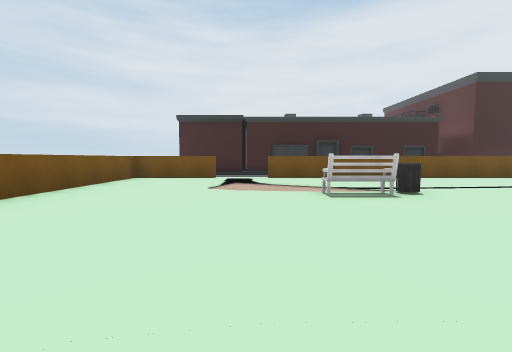
view 1 (above)

24 first-person views from a walk through a 3-D level made in the Unity game engine. The camera is 1.3 m above the floor, tilts 4° down and sees 90° across. The floor is counted in squares, 2 m on a side. Each view is taken from the middle of a square. On the plan, view 1 faces up. The plan holds only what a view shows up to about 9 squares ahead; the rest is blank. The place goes on beyond the plan.

view 2
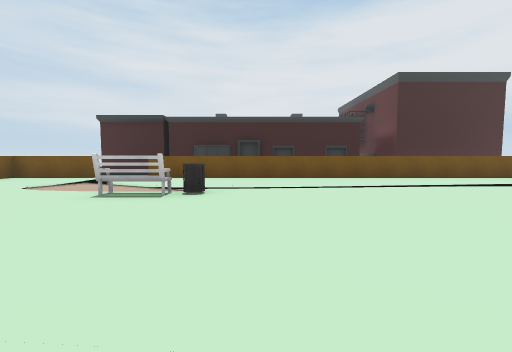

view 3
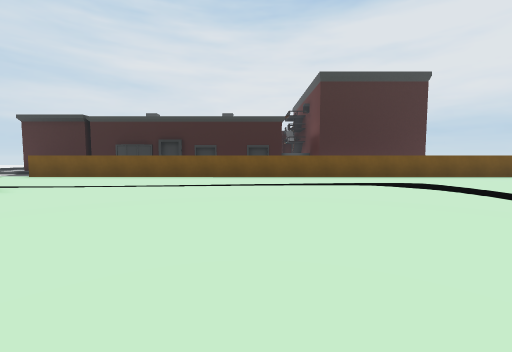

view 4
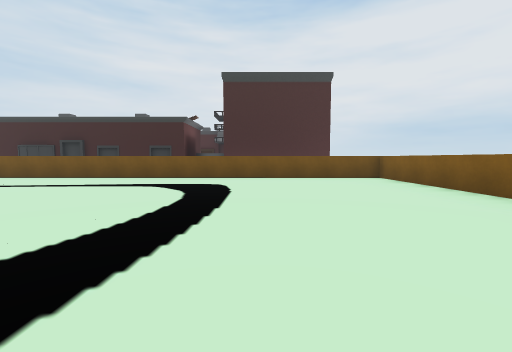

view 5
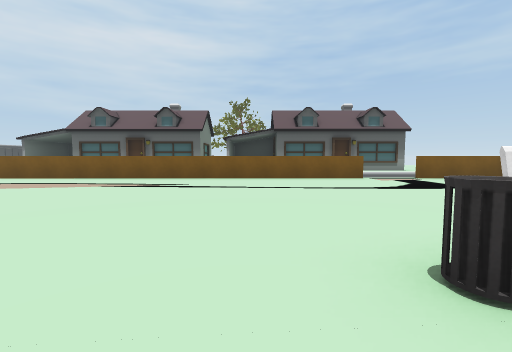

view 6
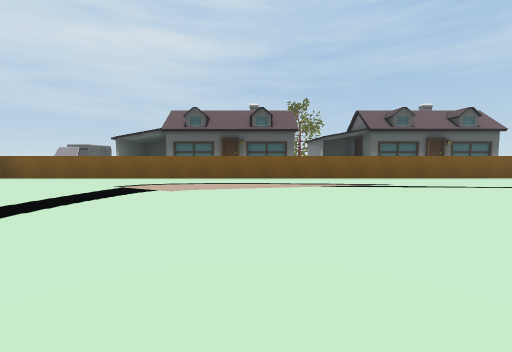

view 7
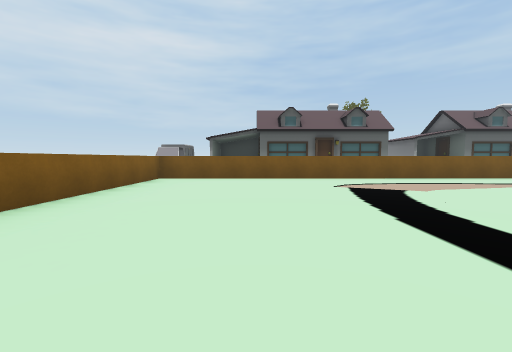

view 8
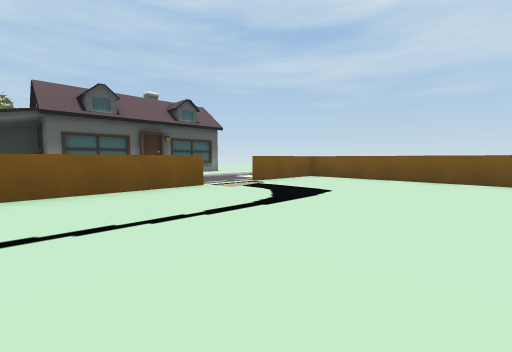

view 9
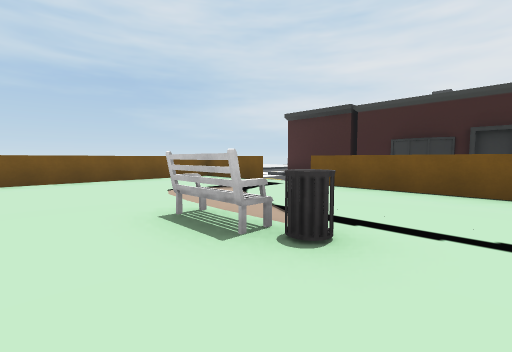

view 10
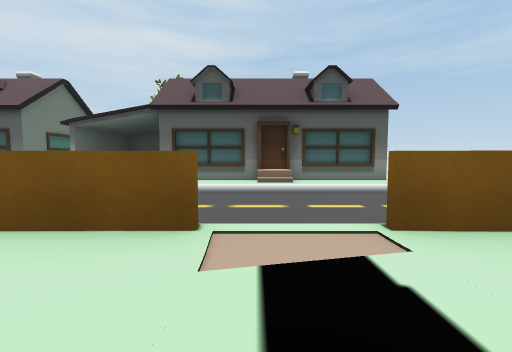

view 11
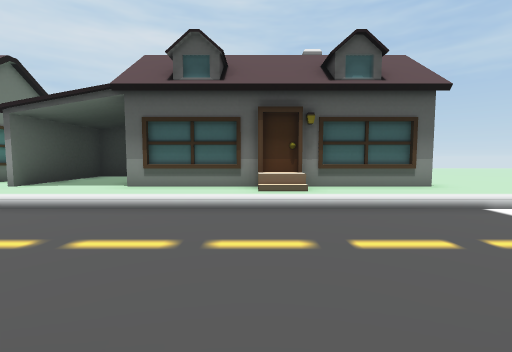

view 12
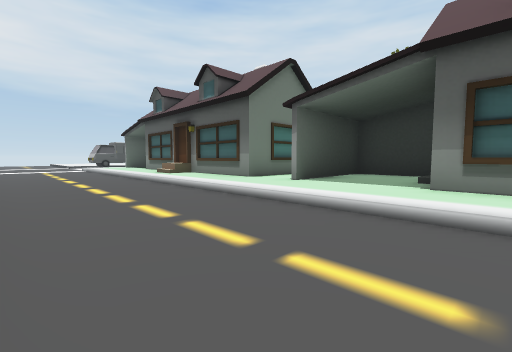

view 13
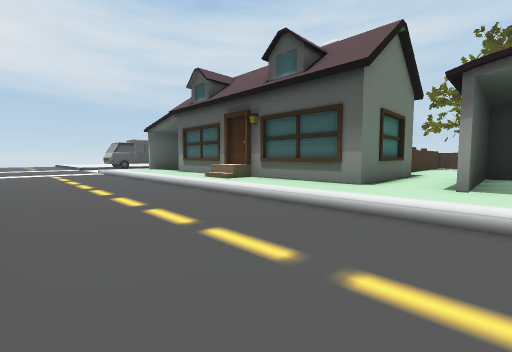

view 14
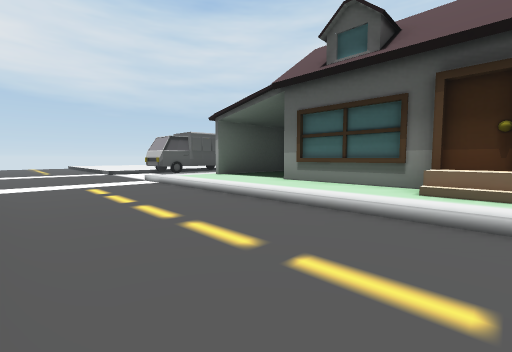

view 15
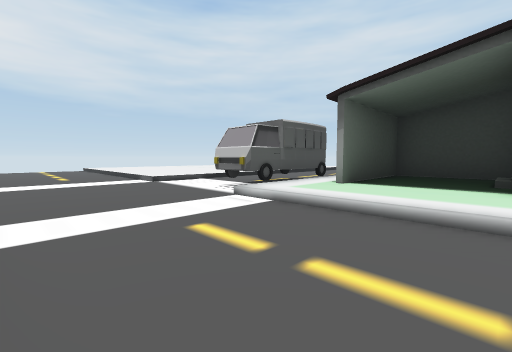

view 16
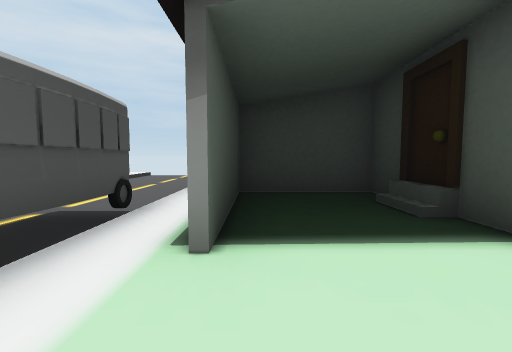

view 17
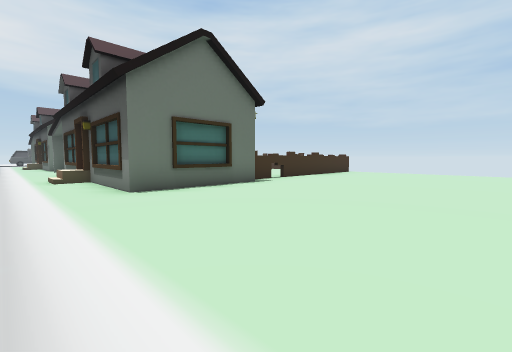

view 18
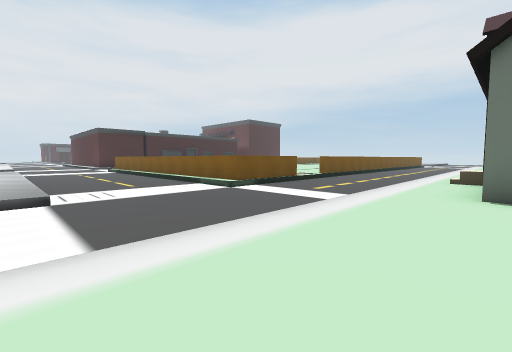

view 19
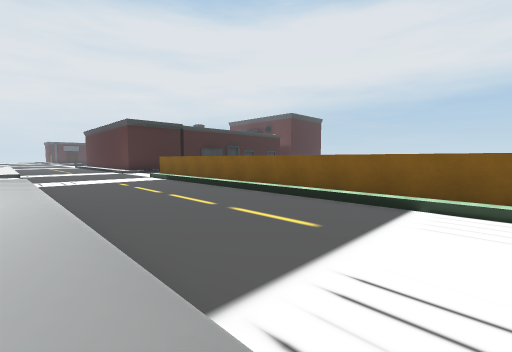

view 20
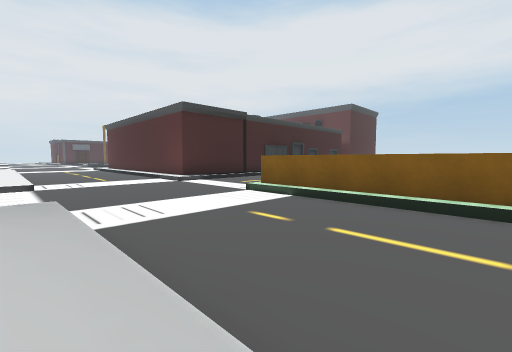

view 21
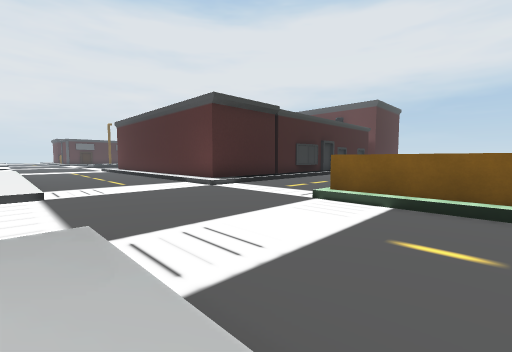

view 22
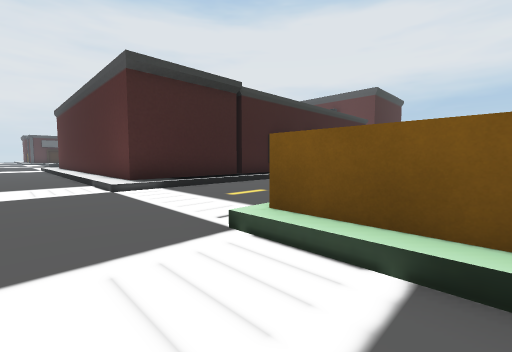

view 23
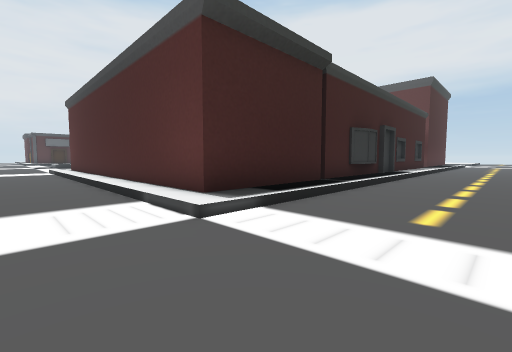

view 24
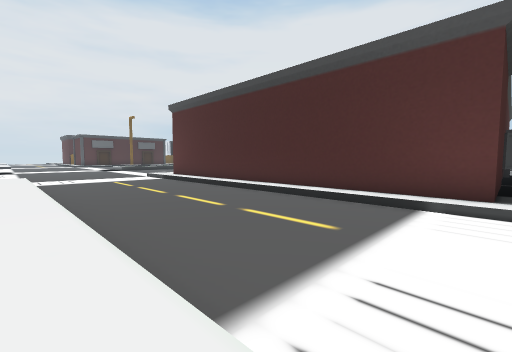

### Floor plan
Key: @ floor where view 1 was taken; # wall or solid block; x gap in a wall; . main floor; - floor 0.25 m lower than the main floor; / step, stairs or slope; = window, fence, low wall or low ledge; B bench; H house; U building; A van.
Columns run from 9 left of view 1 to 19 right of it. Each row starts with its distance up from view 1.
 22 .----
 21 .----#
 20 .----#
 19 .----#
 18 .----#
 17 .----#
 16 .----#             UU
 15 .----#
 14 .----#   #
 13 .----.....UU.#
 12 --------------
 11 ---------------
 10 ----------------
  9 /-----##//#################
  8 .----#=...................#
  7 .----#....................#
  6 .----#....................#
  5 .----#.....B#.............#
  4 .----#.....B..............#
  3 .----#....................#
  2 .----#....................#
  1 .----#....................#
  0 .----#...@................#
 -1 .----#....................#
 -2 .----###..#################
 -3 -----------------------------
 -4 -----------------------------
 -5 -----------------------------
 -6 ///////////////////////////--
 -7 ........//.........//......AA
 -8 .....########..H#######..#.AA
 -9 .....#       ..H#      /.#.AA
-10 .....#       ..H#      /.#.--
-11 .....#       ####      ###.--
-12 ......x                    --
-13 ......x                    --
-14 .....                      --

Where each view was taken, in squares from view 1:
view 1: 0 up, 0 right, facing up
view 2: 0 up, 4 right, facing up
view 3: 0 up, 8 right, facing up
view 4: 0 up, 13 right, facing up
view 5: 6 up, 4 right, facing down
view 6: 6 up, 9 right, facing down
view 7: 6 up, 14 right, facing down
view 8: 3 up, 4 right, facing down-left
view 9: 3 up, 4 right, facing up-left
view 10: 0 up, 0 right, facing down
view 11: 2 down, 0 right, facing down
view 12: 3 down, 2 right, facing down-right
view 13: 3 down, 5 right, facing down-right
view 14: 3 down, 10 right, facing down-right
view 15: 3 down, 14 right, facing down-right
view 16: 6 down, 16 right, facing down
view 17: 6 down, 9 left, facing down-right
view 18: 8 down, 9 left, facing up-right
view 19: 2 down, 9 left, facing up-right
view 20: 4 up, 9 left, facing up-right
view 21: 6 up, 9 left, facing up-right
view 22: 7 up, 6 left, facing up-right
view 23: 10 up, 6 left, facing up-right
view 24: 13 up, 9 left, facing up-right
